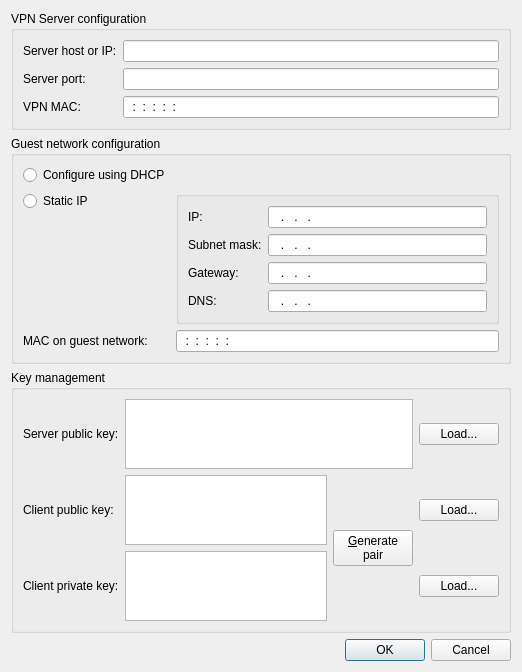
<?xml version="1.0" encoding="UTF-8"?>
<ui version="4.0">
 <class>devcfg</class>
 <widget class="QDialog" name="devcfg">
  <property name="geometry">
   <rect>
    <x>0</x>
    <y>0</y>
    <width>522</width>
    <height>648</height>
   </rect>
  </property>
  <property name="windowTitle">
   <string>Configure VPN device</string>
  </property>
  <layout class="QVBoxLayout" name="verticalLayout">
   <item>
    <widget class="QGroupBox" name="groupBox">
     <property name="sizePolicy">
      <sizepolicy hsizetype="Preferred" vsizetype="Preferred">
       <horstretch>0</horstretch>
       <verstretch>0</verstretch>
      </sizepolicy>
     </property>
     <property name="title">
      <string>VPN Server configuration</string>
     </property>
     <layout class="QFormLayout" name="formLayout">
      <item row="0" column="0">
       <widget class="QLabel" name="label">
        <property name="text">
         <string>Server host or IP:</string>
        </property>
       </widget>
      </item>
      <item row="0" column="1">
       <widget class="QLineEdit" name="vpnhostEdit">
        <property name="sizePolicy">
         <sizepolicy hsizetype="Expanding" vsizetype="Fixed">
          <horstretch>0</horstretch>
          <verstretch>0</verstretch>
         </sizepolicy>
        </property>
       </widget>
      </item>
      <item row="1" column="0">
       <widget class="QLabel" name="label_2">
        <property name="text">
         <string>Server port:</string>
        </property>
       </widget>
      </item>
      <item row="1" column="1">
       <widget class="QLineEdit" name="vpnportEdit">
        <property name="inputMask">
         <string>#####; </string>
        </property>
       </widget>
      </item>
      <item row="2" column="0">
       <widget class="QLabel" name="label_10">
        <property name="text">
         <string>VPN MAC:</string>
        </property>
       </widget>
      </item>
      <item row="2" column="1">
       <widget class="QLineEdit" name="vpnmacEdit">
        <property name="inputMask">
         <string>HH:HH:HH:HH:HH:HH; </string>
        </property>
       </widget>
      </item>
     </layout>
    </widget>
   </item>
   <item>
    <widget class="QGroupBox" name="groupBox_2">
     <property name="title">
      <string>Guest network configuration</string>
     </property>
     <layout class="QGridLayout" name="gridLayout">
      <item row="0" column="0">
       <widget class="QRadioButton" name="dhcpEdit">
        <property name="text">
         <string>Configure using DHCP</string>
        </property>
        <property name="autoExclusive">
         <bool>true</bool>
        </property>
       </widget>
      </item>
      <item row="0" column="1">
       <spacer name="horizontalSpacer">
        <property name="orientation">
         <enum>Qt::Horizontal</enum>
        </property>
        <property name="sizeHint" stdset="0">
         <size>
          <width>306</width>
          <height>20</height>
         </size>
        </property>
       </spacer>
      </item>
      <item row="1" column="0">
       <widget class="QRadioButton" name="staticEdit">
        <property name="text">
         <string>Static IP</string>
        </property>
       </widget>
      </item>
      <item row="1" column="1" rowspan="2">
       <widget class="QGroupBox" name="staticGroup">
        <property name="title">
         <string/>
        </property>
        <property name="checkable">
         <bool>false</bool>
        </property>
        <layout class="QFormLayout" name="formLayout_2">
         <item row="0" column="0">
          <widget class="QLabel" name="label_3">
           <property name="text">
            <string>IP:</string>
           </property>
          </widget>
         </item>
         <item row="0" column="1">
          <widget class="QLineEdit" name="staddrEdit">
           <property name="inputMask">
            <string>###.###.###.###; </string>
           </property>
          </widget>
         </item>
         <item row="1" column="0">
          <widget class="QLabel" name="label_4">
           <property name="text">
            <string>Subnet mask:</string>
           </property>
          </widget>
         </item>
         <item row="1" column="1">
          <widget class="QLineEdit" name="stmaskEdit">
           <property name="inputMask">
            <string>###.###.###.###; </string>
           </property>
          </widget>
         </item>
         <item row="2" column="0">
          <widget class="QLabel" name="label_5">
           <property name="text">
            <string>Gateway:</string>
           </property>
          </widget>
         </item>
         <item row="2" column="1">
          <widget class="QLineEdit" name="stgwEdit">
           <property name="inputMask">
            <string>###.###.###.###; </string>
           </property>
          </widget>
         </item>
         <item row="3" column="0">
          <widget class="QLabel" name="label_6">
           <property name="text">
            <string>DNS:</string>
           </property>
          </widget>
         </item>
         <item row="3" column="1">
          <widget class="QLineEdit" name="stdnsEdit">
           <property name="inputMask">
            <string>###.###.###.###; </string>
           </property>
          </widget>
         </item>
        </layout>
       </widget>
      </item>
      <item row="3" column="0">
       <widget class="QLabel" name="label_11">
        <property name="text">
         <string>MAC on guest network:</string>
        </property>
       </widget>
      </item>
      <item row="3" column="1">
       <widget class="QLineEdit" name="physmacEdit">
        <property name="inputMask">
         <string>HH:HH:HH:HH:HH:HH; </string>
        </property>
       </widget>
      </item>
     </layout>
    </widget>
   </item>
   <item>
    <widget class="QGroupBox" name="groupBox_4">
     <property name="sizePolicy">
      <sizepolicy hsizetype="Preferred" vsizetype="Preferred">
       <horstretch>0</horstretch>
       <verstretch>1</verstretch>
      </sizepolicy>
     </property>
     <property name="title">
      <string>Key management</string>
     </property>
     <layout class="QGridLayout" name="gridLayout_2">
      <item row="0" column="0">
       <widget class="QLabel" name="label_7">
        <property name="text">
         <string>Server public key:</string>
        </property>
       </widget>
      </item>
      <item row="0" column="1" colspan="2">
       <widget class="QTextEdit" name="servpubkeyEdit"/>
      </item>
      <item row="0" column="3">
       <widget class="QPushButton" name="servpubkeyLoad">
        <property name="text">
         <string>Load...</string>
        </property>
       </widget>
      </item>
      <item row="1" column="0">
       <widget class="QLabel" name="label_8">
        <property name="text">
         <string>Client public key:</string>
        </property>
       </widget>
      </item>
      <item row="1" column="1">
       <widget class="QTextEdit" name="clientpubkeyEdit"/>
      </item>
      <item row="1" column="2" rowspan="2">
       <widget class="QPushButton" name="genpaitBtn">
        <property name="text">
         <string>&amp;Generate
pair</string>
        </property>
       </widget>
      </item>
      <item row="1" column="3">
       <widget class="QPushButton" name="clientpubkeyLoad">
        <property name="text">
         <string>Load...</string>
        </property>
       </widget>
      </item>
      <item row="2" column="0">
       <widget class="QLabel" name="label_9">
        <property name="text">
         <string>Client private key:</string>
        </property>
       </widget>
      </item>
      <item row="2" column="1">
       <widget class="QTextEdit" name="clientprivkeyEdit"/>
      </item>
      <item row="2" column="3">
       <widget class="QPushButton" name="clientprivkeyLoad">
        <property name="text">
         <string>Load...</string>
        </property>
       </widget>
      </item>
     </layout>
    </widget>
   </item>
   <item>
    <widget class="QDialogButtonBox" name="buttonBox">
     <property name="orientation">
      <enum>Qt::Horizontal</enum>
     </property>
     <property name="standardButtons">
      <set>QDialogButtonBox::Cancel|QDialogButtonBox::Ok</set>
     </property>
    </widget>
   </item>
  </layout>
 </widget>
 <resources/>
 <connections>
  <connection>
   <sender>buttonBox</sender>
   <signal>rejected()</signal>
   <receiver>devcfg</receiver>
   <slot>reject()</slot>
   <hints>
    <hint type="sourcelabel">
     <x>295</x>
     <y>630</y>
    </hint>
    <hint type="destinationlabel">
     <x>286</x>
     <y>274</y>
    </hint>
   </hints>
  </connection>
  <connection>
   <sender>staticEdit</sender>
   <signal>toggled(bool)</signal>
   <receiver>staticGroup</receiver>
   <slot>setEnabled(bool)</slot>
   <hints>
    <hint type="sourcelabel">
     <x>103</x>
     <y>202</y>
    </hint>
    <hint type="destinationlabel">
     <x>347</x>
     <y>257</y>
    </hint>
   </hints>
  </connection>
  <connection>
   <sender>buttonBox</sender>
   <signal>accepted()</signal>
   <receiver>devcfg</receiver>
   <slot>accept()</slot>
   <hints>
    <hint type="sourcelabel">
     <x>260</x>
     <y>624</y>
    </hint>
    <hint type="destinationlabel">
     <x>260</x>
     <y>323</y>
    </hint>
   </hints>
  </connection>
 </connections>
</ui>
